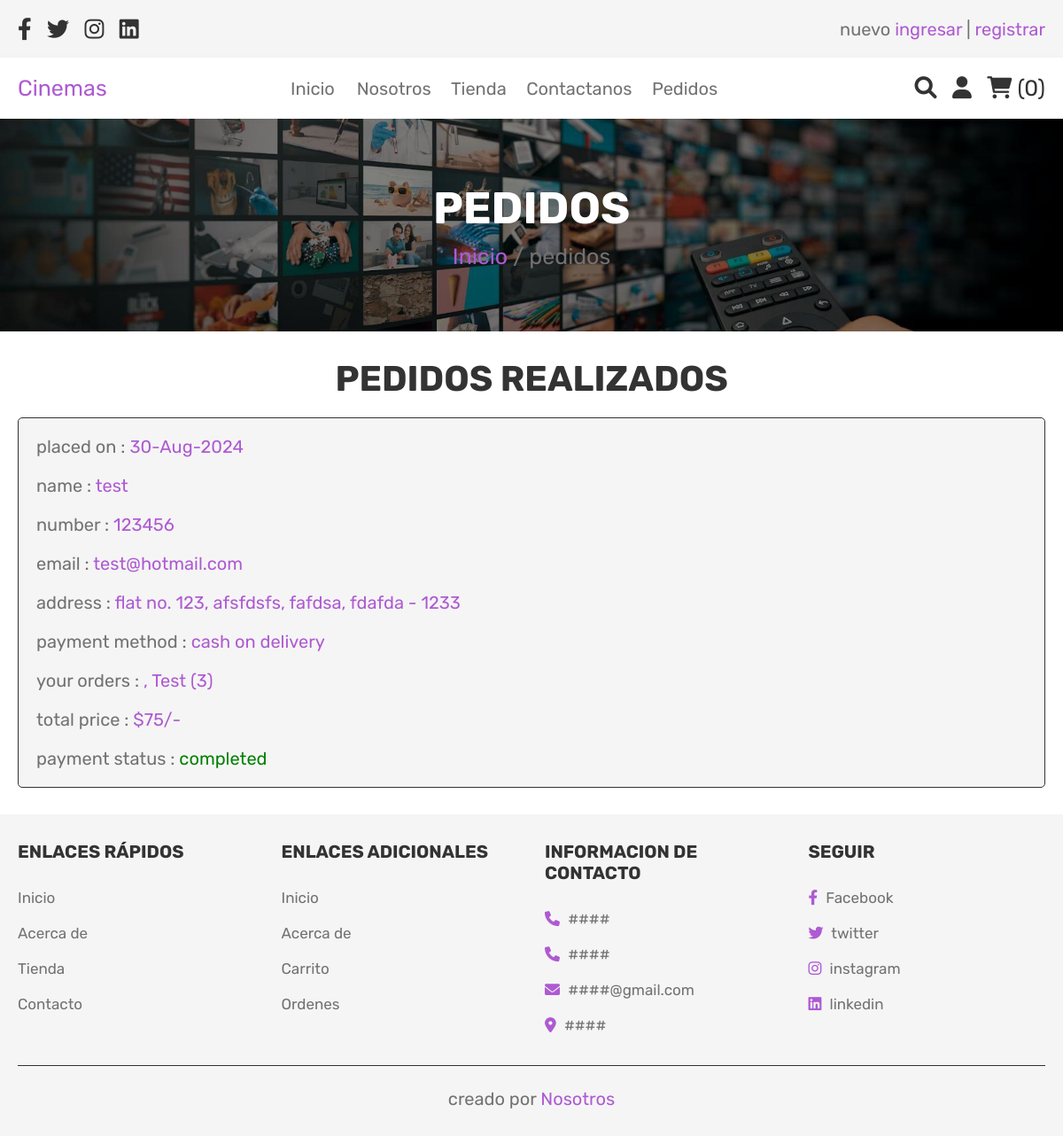
Screenshot of /orders.php (signed in) with the database file from the repository.
### tables this page shows
CREATE TABLE `orders` (
  `id` int(100) NOT NULL,
  `user_id` int(100) NOT NULL,
  `name` varchar(100) NOT NULL,
  `number` varchar(12) NOT NULL,
  `email` varchar(100) NOT NULL,
  `method` varchar(50) NOT NULL,
  `address` varchar(500) NOT NULL,
  `total_products` varchar(1000) NOT NULL,
  `total_price` int(100) NOT NULL,
  `placed_on` varchar(50) NOT NULL,
  `payment_status` varchar(20) NOT NULL DEFAULT 'pending'
);

### src/orders.php (the view, shortened to what this page needs)
<?php
include 'config.php';
$user_id = $_SESSION['user_id'];
?>
<!DOCTYPE html>
<html lang="en">
<head>
   <link rel="stylesheet" href="https://cdnjs.cloudflare.com/ajax/libs/font-awesome/6.0.0/css/all.min.css">
   <link rel="stylesheet" href="css/style.css">
</head>
<body>
<?php include 'header.php'; ?>
<div class="heading">
   <h3>pedidos</h3>
   <p> <a href="home.php">Inicio</a> / pedidos </p>
</div>
<section class="placed-orders">
   <h1 class="title">pedidos realizados</h1>
   <div class="box-container">
      <?php
         $order_query = mysqli_query($conn, "SELECT * FROM `orders` WHERE user_id = '$user_id'") or die('query failed');
         if(mysqli_num_rows($order_query) > 0){
            while($fetch_orders = mysqli_fetch_assoc($order_query)){
      ?>
      <div class="box">
         <p> placed on : <span><?php echo $fetch_orders['placed_on']; ?></span> </p>
         <p> name : <span><?php echo $fetch_orders['name']; ?></span> </p>
         <p> number : <span><?php echo $fetch_orders['number']; ?></span> </p>
         <p> email : <span><?php echo $fetch_orders['email']; ?></span> </p>
         <p> address : <span><?php echo $fetch_orders['address']; ?></span> </p>
         <p> payment method : <span><?php echo $fetch_orders['method']; ?></span> </p>
         <p> your orders : <span><?php echo $fetch_orders['total_products']; ?></span> </p>
         <p> total price : <span>$<?php echo $fetch_orders['total_price']; ?>/-</span> </p>
         <p> payment status : <span style="color:<?php if($fetch_orders['payment_status'] == 'pending'){ echo 'red'; }else{ echo 'green'; } ?>;"><?php echo $fetch_orders['payment_status']; ?></span> </p>
         </div>
      <?php
       }
      }else{
         echo '<p class="empty">Aún no se han realizado pedidos!</p>';
      }
      ?>
   </div>
</section>
<?php include 'footer.php'; ?>
</body>
</html>

### src/header.php (shortened to what this page needs)
<header class="header">
   <div class="header-1">
      <div class="flex">
         <div class="share">
            <a href="#" class="fab fa-facebook-f"></a>
            <a href="#" class="fab fa-twitter"></a>
            <a href="#" class="fab fa-instagram"></a>
            <a href="#" class="fab fa-linkedin"></a>
         </div>
         <p> nuevo <a href="login.php">ingresar</a> | <a href="register.php">registrar</a> </p>
      </div>
   </div>
   <div class="header-2">
      <div class="flex">
         <a href="home.php" class="logo">Cinemas</a>
         <nav class="navbar">
            <a href="home.php">Inicio </a>
            <a href="about.php">Nosotros</a>
            <a href="shop.php">Tienda</a>
            <a href="contact.php">Contactanos</a>
            <a href="orders.php">Pedidos</a>
         </nav>
         <div class="icons">
            <a href="search_page.php" class="fas fa-search"></a>
            <div id="user-btn" class="fas fa-user"></div>
            <?php
               $select_cart_number = mysqli_query($conn, "SELECT * FROM `cart` WHERE user_id = '$user_id'") or die('query failed');
               $cart_rows_number = mysqli_num_rows($select_cart_number);
            ?>
            <a href="cart.php"> <i class="fas fa-shopping-cart"></i> <span>(<?php echo $cart_rows_number; ?>)</span> </a>
         </div>
      </div>
   </div>
</header>

### src/footer.php
<section class="footer">
    <div class="box-container">
        <div class="box">
            <h3>enlaces rápidos</h3>
            <a href="home.php">Inicio</a>
            <a href="about.php">Acerca de</a>
            <a href="shop.php">Tienda</a>
            <a href="contact.php">Contacto</a>
        </div>
        <div class="box">
            <h3>enlaces adicionales</h3>
            <a href="login.php">Inicio</a>
            <a href="register.php">Acerca de</a>
            <a href="cart.php">Carrito</a>
            <a href="orders.php">Ordenes</a>
        </div>
        <div class="box">
            <h3>informacion de contacto</h3>
            <p> <i class="fas fa-phone"></i> #### </p>
            <p> <i class="fas fa-phone"></i> #### </p>
            <p> <i class="fas fa-envelope"></i> ####@gmail.com </p>
            <p> <i class="fas fa-map-marker-alt"></i> #### </p>
        </div>
        <div class="box">
            <h3>seguir</h3>
            <a href="#"> <i class="fab fa-facebook-f"></i> Facebook </a>
            <a href="#"> <i class="fab fa-twitter"></i> twitter </a>
            <a href="#"> <i class="fab fa-instagram"></i> instagram </a>
            <a href="#"> <i class="fab fa-linkedin"></i> linkedin </a>
        </div>
    </div>
    <p class="credit">creado por <span> Nosotros</span></p>
</section>

### src/css/style.css (style rules this page uses)
:root { --purple:#ae5ad2; --red:#c0392b; --orange:#f39c12; --black:#333; --white:#fff; --light-color:#737171; --light-white:#ccc; --light-bg:#f5f5f5; --border:.1rem solid var(--black); --box-shadow:0 .5rem 1rem rgba(0,0,0,.1); }
* { font-family: 'Rubik', sans-serif; margin:0; padding:0; box-sizing: border-box; outline: none; border:none; text-decoration: none; transition:all .2s linear; }
html { font-size: 62.5%; overflow-x: hidden; }
section { padding:3rem 2rem; }
.title { text-align: center; margin-bottom: 2rem; text-transform: uppercase; color:var(--black); font-size: 4rem; }
.heading { min-height: 30vh; display: flex; flex-flow: column; align-items: center; justify-content: center; gap:1rem; background: url(../images/heading-bg.webp) no-repeat; background-size: cover; background-position: center; text-align: center; }
.heading h3 { font-size: 5rem; color:var(--white); text-transform: uppercase; }
.heading p { font-size: 2.5rem; color:var(--light-color); }
.heading p a { color:var(--purple); }
.header .header-1 { background-color: var(--light-bg); }
.header .header-1 .flex { padding:2rem; display: flex; align-items: center; justify-content: space-between; max-width: 1200px; margin:0 auto; }
.header .header-2 { background-color: var(--white); box-shadow: var(--box-shadow); }
.header .header-2 .flex { padding:2rem; display: flex; align-items: center; justify-content: space-between; max-width: 1200px; margin:0 auto; position: relative; }
.header .header-1 .flex .share a { font-size: 2.5rem; margin-right: 1.5rem; color:var(--black); }
.header .header-1 .flex p { font-size: 2rem; color:var(--light-color); }
.header .header-1 .flex p a { color:var(--purple); }
.header .header-2 .flex .logo { font-size: 2.5rem; color:var(--purple); }
.header .header-2 .flex .navbar a { margin:0 1rem; font-size: 2rem; color:var(--light-color); }
.header .header-2 .flex .icons > * { font-size: 2.5rem; color:var(--black); cursor: pointer; margin-left: 1.5rem; }
.placed-orders .box-container { max-width: 1200px; margin:0 auto; display:flex; flex-wrap: wrap; align-items: center; gap:1.5rem; }
.placed-orders .box-container .box { flex:1 1 40rem; border-radius: .5rem; padding:2rem; border:var(--border); background-color: var(--light-bg); padding:1rem 2rem; }
.placed-orders .box-container .box p { padding:1rem 0; font-size: 2rem; color:var(--light-color); }
.placed-orders .box-container .box p span { color:var(--purple); }
.footer { background-color: var(--light-bg); }
.footer .box-container { max-width: 1200px; margin:0 auto; display: grid; grid-template-columns: repeat(auto-fit, minmax(25rem, 1fr)); gap:3rem; }
.footer .box-container .box h3 { text-transform: uppercase; color:var(--black); font-size: 2rem; padding-bottom: 2rem; }
.footer .box-container .box p, .footer .box-container .box a { display: block; font-size: 1.7rem; color:var(--light-color); padding:1rem 0; }
.footer .box-container .box p i, .footer .box-container .box a i { color:var(--purple); padding-right: .5rem; }
.footer .credit { text-align: center; font-size: 2rem; color:var(--light-color); border-top: var(--border); margin-top: 2.5rem; padding-top: 2.5rem; }
.footer .credit span { color:var(--purple); }

### rows the page displays
orders: placed_on "30-Aug-2024", name "test", number "123456", email "test@hotmail.com", address "flat no. 123, afsfdsfs, fafdsa, fdafda - 1233", method "cash on delivery", total_products ", Test (3)", total_price "75", payment_status "completed"

### other values shown
$cart_rows_number "0"
